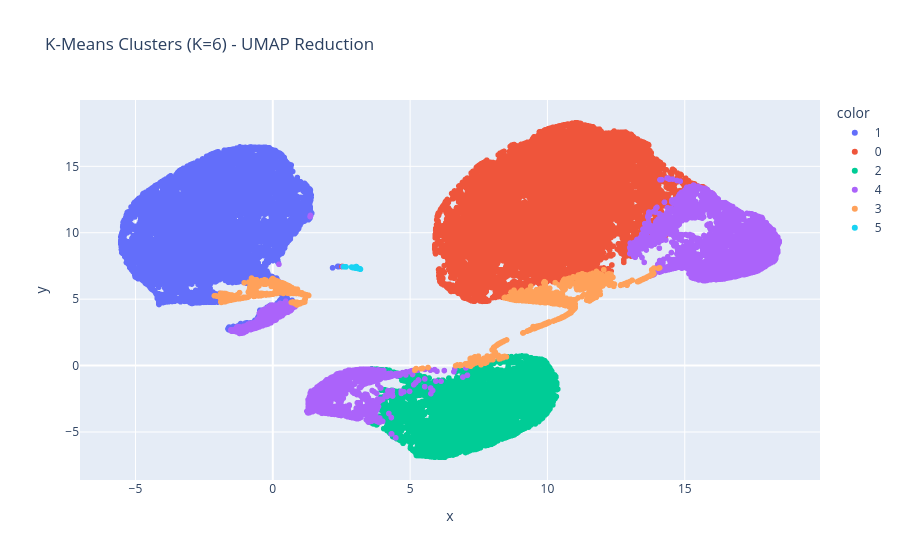

Source (notebook cell):
### Code cell
fig = px.scatter(x=loitering_X_UMAP[:, 0], y=loitering_X_UMAP[:, 1],
                 color=cluster_labels.astype(str),
                 title=f'K-Means Clusters (K={chosen_k}) - UMAP Reduction')
fig.show()

### Figure 1 — Plotly figure (JSON) as saved in the notebook; plotly's stock layout.template omitted (floating-point values rounded to 4 significant figures; data arrays with more than 128 entries replaced by an {"elided": "..."} marker saying what was removed)
{"data": [{"hovertemplate": "color=1<br>x=%{x}<br>y=%{y}<extra></extra>", "legendgroup": "1", "marker": {"color": "#636efa", "symbol": "circle"}, "mode": "markers", "name": "1", "showlegend": true, "type": "scattergl", "x": {"elided": "12952 float values"}, "xaxis": "x", "y": {"elided": "12952 float values"}, "yaxis": "y"}, {"hovertemplate": "color=0<br>x=%{x}<br>y=%{y}<extra></extra>", "legendgroup": "0", "marker": {"color": "#EF553B", "symbol": "circle"}, "mode": "markers", "name": "0", "showlegend": true, "type": "scattergl", "x": {"elided": "17617 float values"}, "xaxis": "x", "y": {"elided": "17617 float values"}, "yaxis": "y"}, {"hovertemplate": "color=2<br>x=%{x}<br>y=%{y}<extra></extra>", "legendgroup": "2", "marker": {"color": "#00cc96", "symbol": "circle"}, "mode": "markers", "name": "2", "showlegend": true, "type": "scattergl", "x": {"elided": "7348 float values"}, "xaxis": "x", "y": {"elided": "7348 float values"}, "yaxis": "y"}, {"hovertemplate": "color=4<br>x=%{x}<br>y=%{y}<extra></extra>", "legendgroup": "4", "marker": {"color": "#ab63fa", "symbol": "circle"}, "mode": "markers", "name": "4", "showlegend": true, "type": "scattergl", "x": {"elided": "6745 float values"}, "xaxis": "x", "y": {"elided": "6745 float values"}, "yaxis": "y"}, {"hovertemplate": "color=3<br>x=%{x}<br>y=%{y}<extra></extra>", "legendgroup": "3", "marker": {"color": "#FFA15A", "symbol": "circle"}, "mode": "markers", "name": "3", "showlegend": true, "type": "scattergl", "x": {"elided": "1845 float values"}, "xaxis": "x", "y": {"elided": "1845 float values"}, "yaxis": "y"}, {"hovertemplate": "color=5<br>x=%{x}<br>y=%{y}<extra></extra>", "legendgroup": "5", "marker": {"color": "#19d3f3", "symbol": "circle"}, "mode": "markers", "name": "5", "showlegend": true, "type": "scattergl", "x": [3.165, 3.164, 3.158, 3.137, 3.191, 2.932, 3.185, 3.162, 2.581, 3.045, 3.04, 3.086, 3.16, 3.14, 3.17, 2.912, 3.043, 3.143, 3.03, 2.905, 3.044, 3.048, 3.181, 3.165, 2.901, 2.895, 3.15, 2.881, 3.175, 2.926, 3.187, 2.869, 2.9, 3.021, 3.136, 3.039, 2.666, 2.9, 3.168, 3.137, 3.157, 2.898, 3.178, 3.039, 3.039, 3.041, 2.906, 3.18, 3.146, 2.91, 3.04, 2.912, 2.881, 3.16, 2.889, 2.9, 2.981, 3.133, 3.143, 2.615, 2.973, 3.172], "xaxis": "x", "y": [7.287, 7.285, 7.285, 7.298, 7.255, 7.374, 7.263, 7.285, 7.44, 7.442, 7.448, 7.316, 7.285, 7.296, 7.278, 7.384, 7.443, 7.295, 7.448, 7.393, 7.442, 7.437, 7.268, 7.284, 7.396, 7.395, 7.292, 7.4, 7.267, 7.377, 7.262, 7.414, 7.394, 7.336, 7.298, 7.449, 7.431, 7.391, 7.28, 7.297, 7.288, 7.393, 7.271, 7.448, 7.447, 7.447, 7.389, 7.267, 7.292, 7.387, 7.447, 7.384, 7.405, 7.291, 7.397, 7.393, 7.348, 7.298, 7.295, 7.433, 7.356, 7.277], "yaxis": "y"}], "layout": {"legend": {"title": {"text": "color"}, "tracegroupgap": 0}, "title": {"text": "K-Means Clusters (K=6) - UMAP Reduction"}, "xaxis": {"anchor": "y", "domain": [0, 1], "title": {"text": "x"}}, "yaxis": {"anchor": "x", "domain": [0, 1], "title": {"text": "y"}}}}
